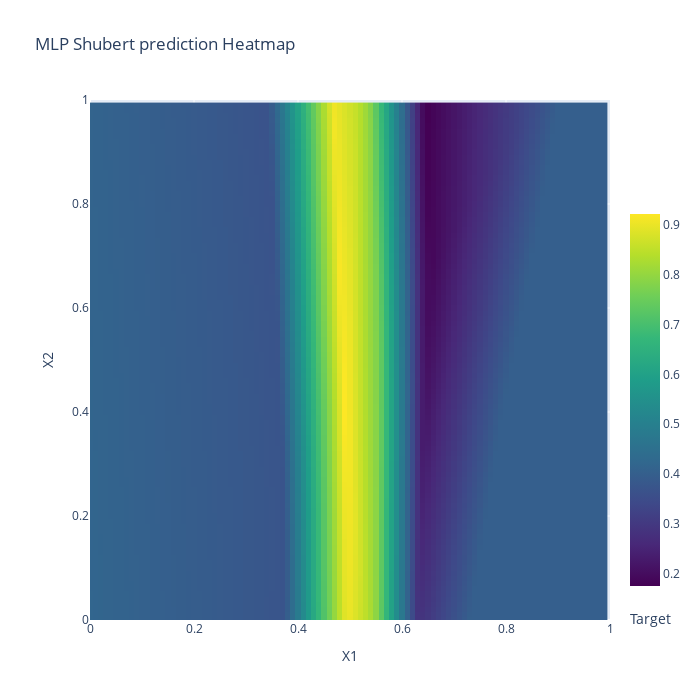

Notebook code cell kept with this figure:
### Code cell
# Set input space
n_dim_X = 2
X_bounds = np.array([(0, 1)]*n_dim_X)

# Plot heatmap
plot_heatmap(mlp_model.predict, 'MLP Shubert prediction', X_bounds)

### Figure 1 — Plotly figure (JSON) as saved in the notebook; plotly's stock layout.template omitted (floating-point values rounded to 4 significant figures; data arrays with more than 128 entries replaced by an {"elided": "..."} marker saying what was removed)
{"data": [{"colorbar": {"len": 0.8, "thickness": 30, "title": {"side": "bottom", "text": "Target"}, "x": 1, "xanchor": "left", "y": 0, "yanchor": "bottom"}, "colorscale": [[0, "#440154"], [0.1111, "#482878"], [0.2222, "#3e4989"], [0.3333, "#31688e"], [0.4444, "#26828e"], [0.5556, "#1f9e89"], [0.6667, "#35b779"], [0.7778, "#6ece58"], [0.8889, "#b5de2b"], [1, "#fde725"]], "type": "heatmap", "x": [0, 0.01, 0.02, 0.03, 0.04, 0.05, 0.06, 0.07, 0.08, 0.09, 0.1, 0.11, 0.12, 0.13, 0.14, 0.15, 0.16, 0.17, 0.18, 0.19, 0.2, 0.21, 0.22, 0.23, 0.24, 0.25, 0.26, 0.27, 0.28, 0.29, 0.3, 0.31, 0.32, 0.33, 0.34, 0.35, 0.36, 0.37, 0.38, 0.39, 0.4, 0.41, 0.42, 0.43, 0.44, 0.45, 0.46, 0.47, 0.48, 0.49, 0.5, 0.51, 0.52, 0.53, 0.54, 0.55, 0.56, 0.57, 0.58, 0.59, 0.6, 0.61, 0.62, 0.63, 0.64, 0.65, 0.66, 0.67, 0.68, 0.69, 0.7, 0.71, 0.72, 0.73, 0.74, 0.75, 0.76, 0.77, 0.78, 0.79, 0.8, 0.81, 0.82, 0.83, 0.84, 0.85, 0.86, 0.87, 0.88, 0.89, 0.9, 0.91, 0.92, 0.93, 0.94, 0.95, 0.96, 0.97, 0.98, 0.99], "y": [0, 0.01, 0.02, 0.03, 0.04, 0.05, 0.06, 0.07, 0.08, 0.09, 0.1, 0.11, 0.12, 0.13, 0.14, 0.15, 0.16, 0.17, 0.18, 0.19, 0.2, 0.21, 0.22, 0.23, 0.24, 0.25, 0.26, 0.27, 0.28, 0.29, 0.3, 0.31, 0.32, 0.33, 0.34, 0.35, 0.36, 0.37, 0.38, 0.39, 0.4, 0.41, 0.42, 0.43, 0.44, 0.45, 0.46, 0.47, 0.48, 0.49, 0.5, 0.51, 0.52, 0.53, 0.54, 0.55, 0.56, 0.57, 0.58, 0.59, 0.6, 0.61, 0.62, 0.63, 0.64, 0.65, 0.66, 0.67, 0.68, 0.69, 0.7, 0.71, 0.72, 0.73, 0.74, 0.75, 0.76, 0.77, 0.78, 0.79, 0.8, 0.81, 0.82, 0.83, 0.84, 0.85, 0.86, 0.87, 0.88, 0.89, 0.9, 0.91, 0.92, 0.93, 0.94, 0.95, 0.96, 0.97, 0.98, 0.99], "z": {"elided": "100x100 float values"}}], "layout": {"height": 700, "showlegend": true, "title": {"text": "MLP Shubert prediction Heatmap"}, "width": 700, "xaxis": {"constrain": "domain", "range": [0, 1], "title": {"text": "X1"}}, "yaxis": {"constrain": "domain", "range": [0, 1], "scaleanchor": "x", "scaleratio": 1, "title": {"text": "X2"}}}}
